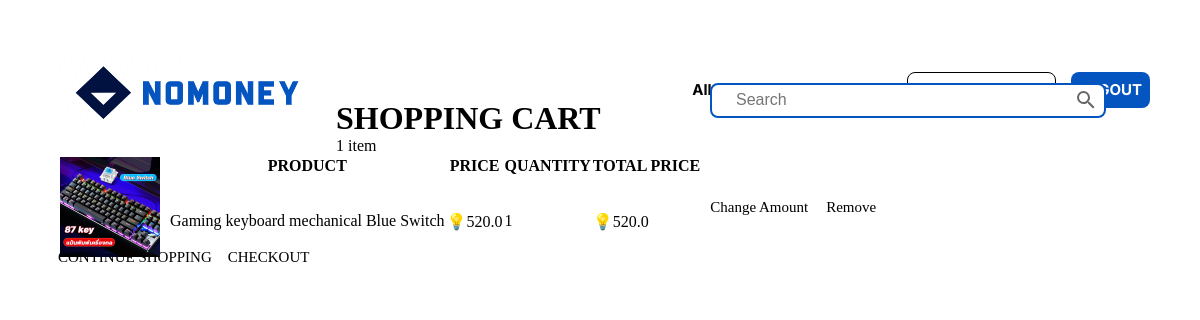
Page /cart_detail/ (signed in) on the committed database.
### goods/models.py (models this page shows, shortened)
class Cart(models.Model):
    image = models.ImageField(upload_to='image')
    user = models.ForeignKey(User, on_delete=models.CASCADE)
    product_id = models.IntegerField(null=True)
    product_name = models.CharField(max_length=255, null=True)
    price = models.FloatField(null=True)
    quantity = models.IntegerField(null=True)
    sum_price = models.FloatField(null=True)

### goods/views.py (the view)
# urls.py: path("cart_detail/", views.cart_detail, name="cart_detail"),
@login_required
def cart_detail(request):
    cart_items = Cart.objects.filter(user=request.user)
    count = len(cart_items)
    total_price = sum(item.quantity * item.price for item in cart_items)
    context = {
        "cart_items": cart_items,
        "total_price": total_price,
        'count': count,
    }
    return render(request, "cart/cart_detail.html", context)

### goods/templates/cart/cart_detail.html (shortened to what this page needs)
{% extends "master.html" %}
{% block content %}
    <h1>SHOPPING CART</h1>
    {% if count == 0 or count == 1 %}
        <p>{{ count }} item</p>
    {% else %}
        <p>{{ count }} items</p>
    {% endif %}
    {% if cart_items %}
        <table class="table">
            <thead>
                <tr>
                    <th></th>
                    <th>PRODUCT</th>
                    <th>PRICE</th>
                    <th>QUANTITY</th>
                    <th>TOTAL PRICE</th>
                    <th></th>
                    <th></th>
                </tr>
            </thead>
            <tbody>
                {% for item in cart_items %}
                    <tr>
                        <td><a href="{% url 'details' item.product_id %}"><img src="{{ item.image.url }}" alt="{{ item.goodsname }}" width="100"></a></td>
                        <td>{{ item.product_name }}</td>
                        <td>💡{{ item.price }}</td>
                        <td>{{ item.quantity }}</td>
                        <td>💡{{ item.sum_price }}</td>
                        <td><a href="{% url 'details' item.product_id %}">Change Amount</a></td>
                        <td><a href="{% url 'remove_from_cart' item.product_id %}">Remove</a></td>
                    </tr>
                {% endfor %}
            </tbody>
        </table>
        <a href="{% url 'productlist' %}">CONTINUE SHOPPING</a>
        <a href="{% url 'order_summary' %}">CHECKOUT</a>
    {% else %}
        <p>Your shopping cart is empty.</p>
        <a href="{% url 'productlist' %}">CONTINUE SHOPPING</a>
    {% endif %}
{% endblock %}

### goods/static/css/main.css (style rules this page uses)
* { margin: 0; padding: 0; position: sticky; box-sizing: border-box; }
.topnav a { position: static; float: left; color: black; text-align: center; padding: 8px; text-decoration: none; font-size: 15px; line-height: 20px; border-radius: 8px; margin-top: -28px; }

### rows in the picture
Cart: image (picture), product_name "Gaming keyboard mechanical Blue Switch", price "520.0", quantity "1", sum_price "520.0"

### other values in the picture
{{ count }} "1"
